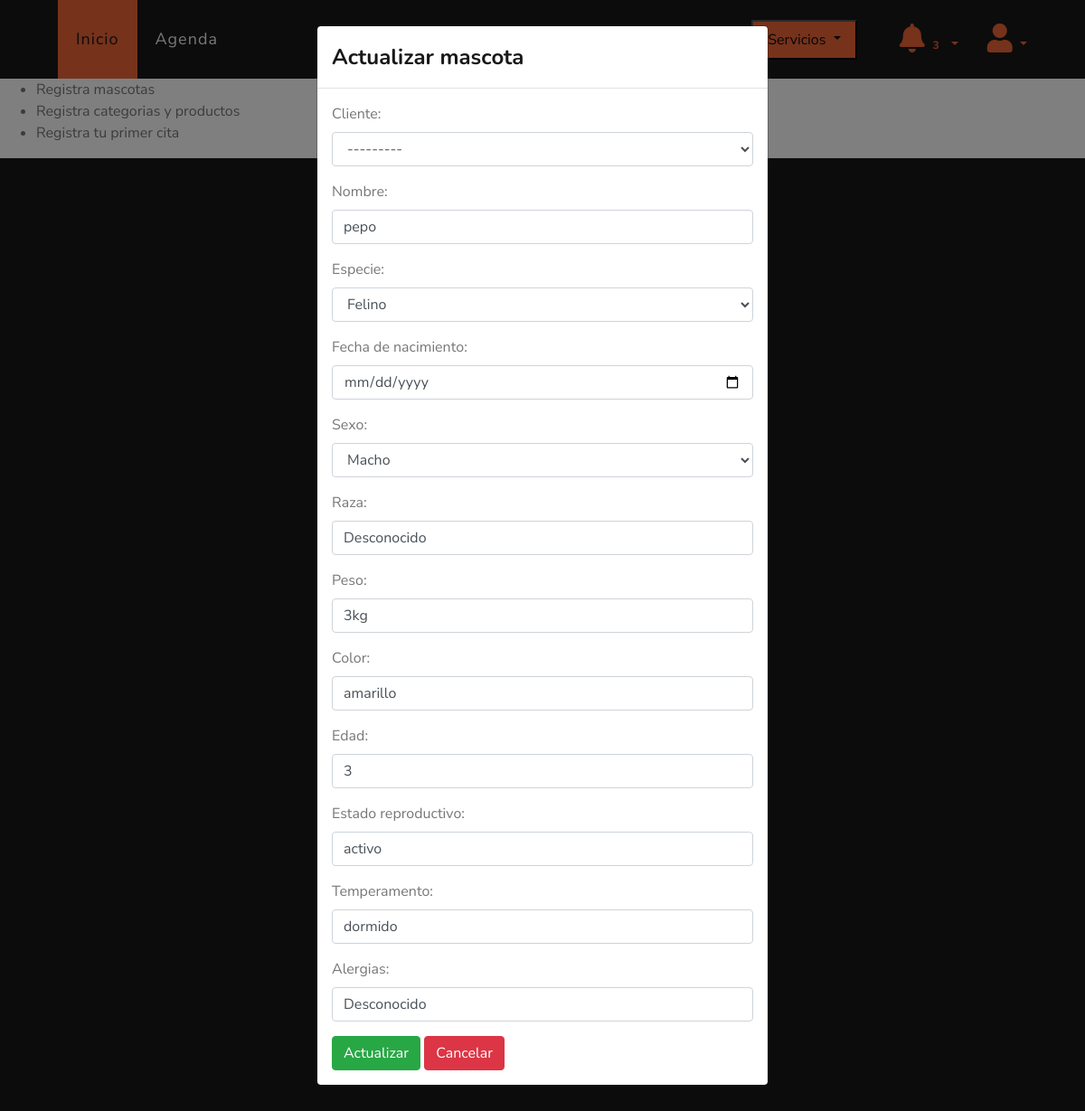
/actualizar/mascota/1 (signed in), run on the app's committed database.
### veterinary/models.py (models this page shows, shortened)
class Pet(models.Model):
    veterinary = models.ForeignKey(Veterinary, on_delete=models.PROTECT, null=True, blank=True)
    client = models.ForeignKey(Client, on_delete=models.PROTECT, related_name='pets')
    namePet = models.CharField(max_length=50, blank=False, null=False, verbose_name='nombre')
    species = models.CharField(max_length=50, blank=True, null=True, verbose_name='especie')
    birthdate = models.DateField(blank=True, null=True, verbose_name='fecha de nacimiento')
    gender = models.CharField(max_length=10, blank=False, null=False, default='Desconocido', verbose_name='sexo')
    race = models.CharField(max_length=50, blank=False, null=False, default='Desconocido', verbose_name='raza')
    weight = models.CharField(max_length=20, blank=False, null=False, default='Desconocido', verbose_name='peso')
    color = models.CharField(max_length=50, blank=False, null=False, default='Desconocido', verbose_name='color')
    age = models.IntegerField(blank=False, null=False, default='Desconocido', verbose_name='edad')
    reproductive_status = models.CharField(max_length=50, blank=False, null=False, default='Desconocido', verbose_name='estado reproductivo')
    temper = models.CharField(max_length=50, blank=False, null=False, default='Desconocido', verbose_name='temperamento')
    allergies = models.CharField(max_length=100, blank=False, null=False, default='Desconocido', verbose_name='alergias')

### veterinary/views.py (the view)
# urls.py: path("actualizar/mascota/<int:id>", views.updatePet, name='updatePet'),
@login_required(login_url="login")
def updatePet(request, id):
    veterinary_logued = request.user.veterinary
    pet = Pet.objects.get(id=id)
    if request.method == "POST":
        form = PetForm(veterinary_logued, request.POST, instance=pet)
        if form.is_valid():
            form.save()
            return redirect(detailPet)
    else:
        form = PetForm(veterinary_logued, instance=pet)
    context = {"form": form}
    return render(request, "veterinary/updatePet.html", context)

### veterinary/models.py (called while the page is built)
    def __str__(self):
        return self.name

### veterinary/views.py (called while the page is built)
def check_notifications(request):
    if not request.user.is_authenticated:
        veterinary_logued = Veterinary.objects.get(id=1)
    else:
        veterinary_logued = request.user.veterinary
    if not Client.objects.filter(veterinary=veterinary_logued).exists():
        messages.info(request, 'Registra clientes')
    if not Pet.objects.filter(client__veterinary=veterinary_logued).exists():
        messages.info(request, 'Registra mascotas')
    if not Category.objects.filter(veterinary=veterinary_logued).exists():
        messages.info(request, 'Registra categorias y productos')
    if not Events.objects.filter(veterinary=veterinary_logued).exists():
        messages.info(request, 'Registra tu primer cita')

### templates/veterinary/updatePet.html (shortened to what this page needs)
{% extends 'layout/base.html' %}
{% block 'style' %}
{% load static %}
<link rel="stylesheet" href="{% static 'css/estilo.css' %}">
{% endblock %}
{% block 'header' %}
{% include 'layout/partials/headerbase.html' %}
{% endblock %}
{% block 'content' %}
{% if form.instance %}
<div class="modal fade" id="myModal" tabindex="-1" role="dialog" aria-labelledby="myModalLabel" data-backdrop="static" data-keyboard="false">
  <div class="modal-dialog" role="document">
    <div class="modal-content">
      <div class="modal-header">
        <h4 class="modal-title" id="myModalLabel" style="color: #181818">Actualizar mascota</h4>
      </div>
      <div class="modal-body">
        <form method="post" id="update-form">
          {{ form.as_p }}
          <input type="submit" class="btn btn-success" value="Actualizar">
          <a href="{% url 'detailPet' %}" class="btn btn-danger">Cancelar</a>
        </form>
      </div>
    </div>
  </div>
</div>
{% endif %}
{% if messages %}
<ul class="messages">
    {% for message in messages %}
    <li{% if message.tags %} class="{{ message.tags }}"{% endif %}>{{ message }}</li>
    {% endfor %}
</ul>
{% endif %}
<div class="container-fluid" style="background-color: #181818;">
  <div class="row">
  </div>
</div>
{% endblock %}

### data on the page
Pet: client "---------", namePet "pepo", species "Felino", gender "Macho", race "Desconocido", weight "3kg", color "amarillo", age "3", reproductive_status "activo", temper "dormido", allergies "Desconocido"

### other printed values
{{ messages|length }} "3"
{{ message }} "Registra mascotas" "Registra categorias y productos" "Registra tu primer cita"
